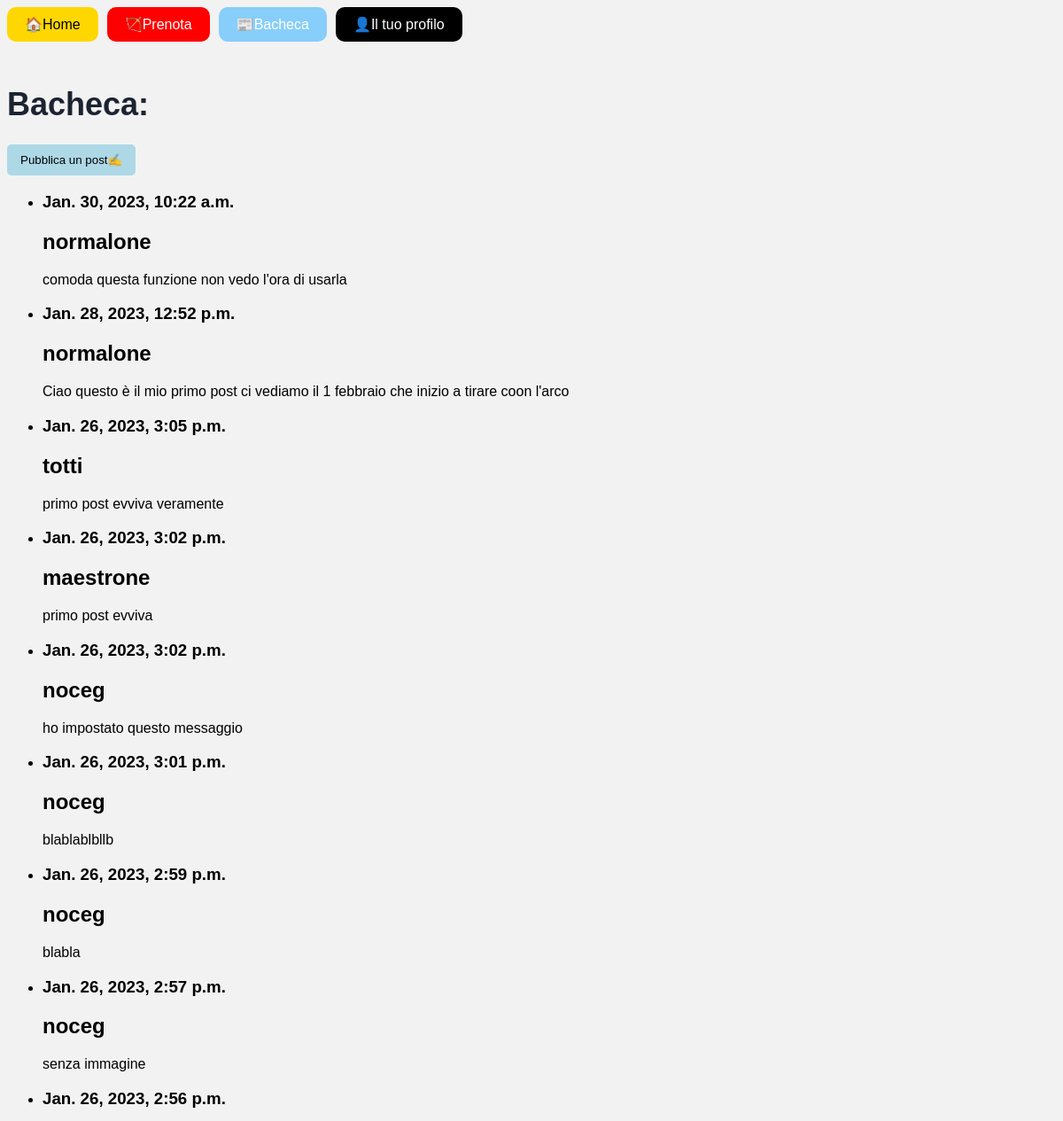
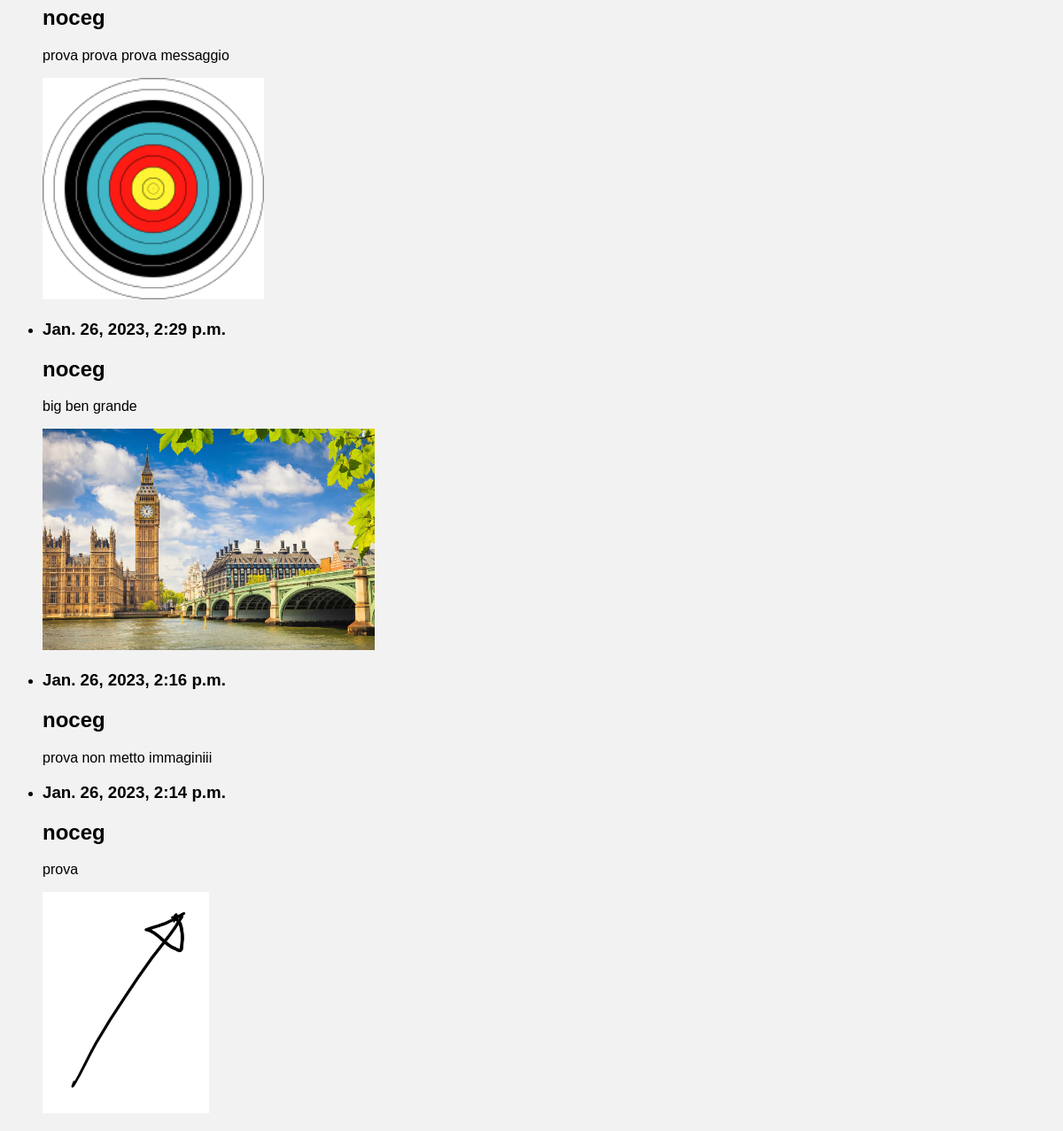
The page /bacheca/ on the database its author committed (2 pictures, top to bottom).
### bacheca/models.py (models this page shows)
class Post(models.Model):
    autore = models.ForeignKey(User, on_delete=models.PROTECT)
    ora_creazione = models.DateTimeField(auto_now_add=True)
    messaggio = models.TextField(max_length=256)
    immagine = models.ImageField(
        upload_to='images/', blank=True, null=True)

### bacheca/views.py (the view)
# urls.py: path('', BachecaView.as_view(), name='bacheca'),
class BachecaView(ListView):
    model = Post
    template_name = "/bacheca/post_list.html"
    ordering = ['-ora_creazione']

### bacheca/templates/bacheca/post_list.html (shortened to what this page needs)
{% extends 'base.html' %}
{% block content %}
<h1>Bacheca:</h1>
<form action="{% url 'crea_post'  %}" method="post">
  <input type="submit" value="Pubblica un post✍">
</form>
<ul>
  {% for post in object_list %}
    <li>
    <h3> {{post.ora_creazione }} </h3>
    <h2>{{ post.autore }} </h2>
    <p> {{ post.messaggio }}</p>
    {% if post.immagine %}
    <img src="{{ post.immagine.url}}" width=auto height="250">
    {% endif %}
    </li>
  {% endfor %}
</ul>
{% endblock %}

### templates/base.html (style rules this page uses)
body { background-color: #f2f2f2; font-family: Arial, sans-serif; }
h1 { color: #1c2331; font-size: 36px; margin-top: 50px; }
input[type=submit] { padding:10px 15px; background:#ccc; border:0 none; cursor:pointer; -webkit-border-radius: 5px; border-radius: 5px; background-color: lightblue; }

### rows shown on the page
Post: ora_creazione "Jan. 30, 2023, 10:22 a.m.", autore "normalone", messaggio "comoda questa funzione non vedo l'ora di usarla"
Post: ora_creazione "Jan. 28, 2023, 12:52 p.m.", autore "normalone", messaggio "Ciao questo è il mio primo post ci vediamo il 1 febbraio che inizio a tirare coon l'arco"
Post: ora_creazione "Jan. 26, 2023, 3:05 p.m.", autore "totti", messaggio "primo post evviva veramente"
Post: ora_creazione "Jan. 26, 2023, 3:02 p.m.", autore "maestrone", messaggio "primo post evviva"
Post: ora_creazione "Jan. 26, 2023, 3:02 p.m.", autore "noceg", messaggio "ho impostato questo messaggio"
Post: ora_creazione "Jan. 26, 2023, 3:01 p.m.", autore "noceg", messaggio "blablablbllb"
Post: ora_creazione "Jan. 26, 2023, 2:59 p.m.", autore "noceg", messaggio "blabla"
Post: ora_creazione "Jan. 26, 2023, 2:57 p.m.", autore "noceg", messaggio "senza immagine"
Post: ora_creazione "Jan. 26, 2023, 2:56 p.m.", autore "noceg", messaggio "prova prova prova messaggio", immagine (picture)
Post: ora_creazione "Jan. 26, 2023, 2:29 p.m.", autore "noceg", messaggio "big ben grande", immagine (picture)
Post: ora_creazione "Jan. 26, 2023, 2:16 p.m.", autore "noceg", messaggio "prova non metto immaginiii"
Post: ora_creazione "Jan. 26, 2023, 2:14 p.m.", autore "noceg", messaggio "prova", immagine (picture)
